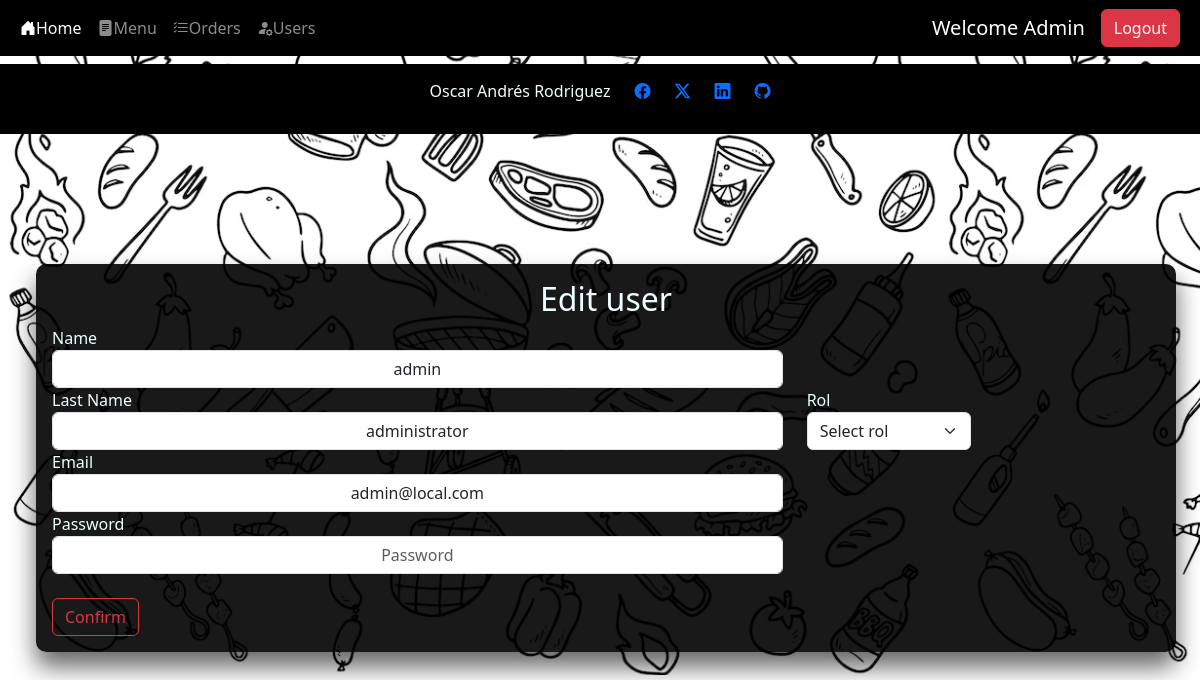
Screenshot of /users/update_user/1 (signed in) with the database file from the repository.
### src/db/db_models.py (models this page shows)
class Users(Base):
    __tablename__ = "users"
    id = Column(Integer,primary_key=True, index=True)
    name = Column(String)
    last_name = Column(String)
    email = Column(String, unique=True, index=True, nullable=False)
    password = Column(String, nullable=False)
    rol_id = Column(Integer, ForeignKey('roles.id'), nullable=True)

### src/routes/users.py (the view)
@router.get('/update_user/{id}')
def update_user_page(request: Request, response:Response, id:int, db: Session = Depends(get_db)):
    print("Loading edit user page")
    user, body = get_current_user(request=request, db=db)
    if user is None:
        return RedirectResponse(url="/home",status_code=status.HTTP_307_TEMPORARY_REDIRECT)
    if user.rol_id != 1:
        body["msg"] = "Unauthorized user getting back to home page"
        return templates.TemplateResponse("users.html", body)
    edit_user = db.query(Users).filter(Users.id == id).first()
    body["user"] = edit_user
    return templates.TemplateResponse("edit-user.html", body)

### templates/edit-user.html (shortened to what this page needs)
{% extends "layout.html" %}
{% block content %}
<div class="center-box container m-4 p-3" >
    <h2 class="text-center">Edit user</h2>
    <form action="/users/update_user/{{user.id}}" method="post">
        <div class="row align-items-center">
            <div class="col-md-8 ">
                <label for="name">Name</label>
                <input type="text" class="form-control text-center" name="name" id="name" value="{{user.name}}">
            </div>
            <div class=" col-md-8">
                <label for="last_name">Last Name</label>
                <input type="text" class="form-control text-center" name="last_name" id="last_name" value="{{user.last_name}}">
            </div>
            <div class=" col-md-2">
                <label for="rol">Rol</label>
                <select name="rol" id="rol" class="form-select">
                    <option selected>Select rol</option>
                </select>
            </div>
        </div>
        <div class="row align-items-center">
            <div class="col-8">
                <label for="email">Email</label>
                <input type="email" class="form-control text-center" name="email" id="email" value="{{user.email}}">
            </div>
            <div class="col-8">
                <label for="password">Password</label>
                <input type="password" class="form-control text-center" name="password" id="password" placeholder="Password">
            </div>
        </div>
        <div class="col-auto pt-4">
            <button type="submit" class="btn btn-outline-danger ">Confirm</button>
        </div>
    </form>
</div>
{% endblock %}

### templates/nav-bar.html (shortened to what this page needs)
<nav class="navbar navbar-expand-lg navbar-dark bg-black ">
    <div class="container-fluid">
      <div class="collapse navbar-collapse" id="navbarSupportedContent">
        <ul class="navbar-nav me-auto mb-2 mb-lg-0">
          <li class="nav-item">
            <a class="nav-link active" aria-current="page" href="/home"> <i class="bi-house-door-fill"></i>Home</a>
          </li>
        {% if session %}
          <li class="nav-item">
            <a class="nav-link" href="/menu"> <i class="bi-file-text-fill"></i>Menu</a>
          </li>
          {% if rol != 4%}
          <li class="nav-item">
            <a class="nav-link" href="/orders"> <i class="bi-list-check"></i>Orders</a>
          </li>
          {% endif %}
        {% endif %}
        {% if rol == 1%}
          <li class="nav-item">
            <a class="nav-link" href="/users/users"> <i class="bi-person-fill-gear"></i>Users</a>
          </li>
        {% endif %}
      </ul>
      {% if USERNAME  %}
      <a class="navbar-brand">Welcome {{ USERNAME | title }}</a>
      {% endif %}
        {% if session == True %}
        <form class="d-flex" role="logout" method="post" action="/logout">
          <button class="btn btn-danger me-2" href="/logout" type="submit">Logout</button>
        </form>
          {% else %}
          <a class="btn btn-success me-2" href="/login">Login</a>
          <a class="btn btn-info me-2" href="/register">Register</a>
          {% endif %}
      </div>
    </div>
  </nav>

### static/styles.css (style rules this page uses)
body { background-image: url("/static/food.png"); }
.center-box { position: absolute; top: 30%; background: rgba(0,0,0,.9); color: azure; box-sizing: border-box; box-shadow: 0 15px 25px rgba(0,0,0,.6); border-radius: 10px; }

### rows the page displays
Users: name "Admin", name "admin", last_name "administrator", email "admin@local.com"
